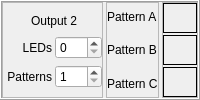
            <widget class="QFrame" name="output2Frame">
             <property name="minimumSize">
              <size>
               <width>0</width>
               <height>96</height>
              </size>
             </property>
             <property name="frameShape">
              <enum>QFrame::Box</enum>
             </property>
             <property name="frameShadow">
              <enum>QFrame::Raised</enum>
             </property>
             <layout class="QHBoxLayout" name="horizontalLayout_3">
              <property name="spacing">
               <number>3</number>
              </property>
              <property name="leftMargin">
               <number>0</number>
              </property>
              <property name="topMargin">
               <number>0</number>
              </property>
              <property name="rightMargin">
               <number>0</number>
              </property>
              <property name="bottomMargin">
               <number>0</number>
              </property>
              <item>
               <widget class="QFrame" name="output2SettingsFrame">
                <property name="sizePolicy">
                 <sizepolicy hsizetype="Minimum" vsizetype="Preferred">
                  <horstretch>0</horstretch>
                  <verstretch>0</verstretch>
                 </sizepolicy>
                </property>
                <property name="frameShape">
                 <enum>QFrame::StyledPanel</enum>
                </property>
                <property name="frameShadow">
                 <enum>QFrame::Raised</enum>
                </property>
                <layout class="QGridLayout" name="gridLayout_3">
                 <property name="leftMargin">
                  <number>4</number>
                 </property>
                 <property name="rightMargin">
                  <number>0</number>
                 </property>
                 <property name="horizontalSpacing">
                  <number>3</number>
                 </property>
                 <item row="1" column="0">
                  <widget class="QLabel" name="output2nLEDsSpinBoxLabel">
                   <property name="text">
                    <string>LEDs</string>
                   </property>
                   <property name="alignment">
                    <set>Qt::AlignRight|Qt::AlignTrailing|Qt::AlignVCenter</set>
                   </property>
                  </widget>
                 </item>
                 <item row="2" column="0">
                  <widget class="QLabel" name="output2nPatternSpinBoxLabel">
                   <property name="text">
                    <string>Patterns</string>
                   </property>
                   <property name="alignment">
                    <set>Qt::AlignRight|Qt::AlignTrailing|Qt::AlignVCenter</set>
                   </property>
                  </widget>
                 </item>
                 <item row="2" column="1">
                  <widget class="QSpinBox" name="nPatternsSpinBox2">
                   <property name="minimum">
                    <number>1</number>
                   </property>
                   <property name="maximum">
                    <number>3</number>
                   </property>
                  </widget>
                 </item>
                 <item row="1" column="1">
                  <widget class="QSpinBox" name="nLEDsSpinBox2">
                   <property name="minimum">
                    <number>0</number>
                   </property>
                   <property name="maximum">
                    <number>255</number>
                   </property>
                   <property name="value">
                    <number>0</number>
                   </property>
                  </widget>
                 </item>
                 <item row="0" column="0" colspan="2" alignment="Qt::AlignHCenter">
                  <widget class="QLabel" name="outputNumberLabel_2">
                   <property name="text">
                    <string>Output 2</string>
                   </property>
                  </widget>
                 </item>
                </layout>
               </widget>
              </item>
              <item>
               <widget class="QFrame" name="output2PatternLabelsFrame">
                <property name="sizePolicy">
                 <sizepolicy hsizetype="Minimum" vsizetype="Preferred">
                  <horstretch>0</horstretch>
                  <verstretch>0</verstretch>
                 </sizepolicy>
                </property>
                <property name="frameShape">
                 <enum>QFrame::StyledPanel</enum>
                </property>
                <property name="frameShadow">
                 <enum>QFrame::Raised</enum>
                </property>
                <layout class="QVBoxLayout" name="verticalLayout_4">
                 <property name="leftMargin">
                  <number>0</number>
                 </property>
                 <property name="topMargin">
                  <number>0</number>
                 </property>
                 <property name="rightMargin">
                  <number>0</number>
                 </property>
                 <property name="bottomMargin">
                  <number>0</number>
                 </property>
                 <item>
                  <widget class="QLabel" name="output1PatternALabel_2">
                   <property name="text">
                    <string>Pattern A</string>
                   </property>
                  </widget>
                 </item>
                 <item>
                  <widget class="QLabel" name="output1PatternBLabel_2">
                   <property name="text">
                    <string>Pattern B</string>
                   </property>
                  </widget>
                 </item>
                 <item>
                  <widget class="QLabel" name="output1PatternCLabel_2">
                   <property name="text">
                    <string>Pattern C</string>
                   </property>
                  </widget>
                 </item>
                </layout>
               </widget>
              </item>
              <item>
               <widget class="QFrame" name="output2PatternsFrame">
                <property name="sizePolicy">
                 <sizepolicy hsizetype="Expanding" vsizetype="Preferred">
                  <horstretch>0</horstretch>
                  <verstretch>0</verstretch>
                 </sizepolicy>
                </property>
                <property name="frameShape">
                 <enum>QFrame::StyledPanel</enum>
                </property>
                <property name="frameShadow">
                 <enum>QFrame::Raised</enum>
                </property>
                <layout class="QVBoxLayout" name="verticalLayout_5">
                 <property name="spacing">
                  <number>2</number>
                 </property>
                 <property name="leftMargin">
                  <number>0</number>
                 </property>
                 <property name="topMargin">
                  <number>0</number>
                 </property>
                 <property name="rightMargin">
                  <number>0</number>
                 </property>
                 <property name="bottomMargin">
                  <number>0</number>
                 </property>
                 <item>
                  <widget class="PatternDisplay" name="patternAFrame_2">
                   <property name="frameShape">
                    <enum>QFrame::Box</enum>
                   </property>
                   <property name="frameShadow">
                    <enum>QFrame::Plain</enum>
                   </property>
                   <property name="lineWidth">
                    <number>1</number>
                   </property>
                  </widget>
                 </item>
                 <item>
                  <widget class="PatternDisplay" name="patternBFrame_2">
                   <property name="frameShape">
                    <enum>QFrame::Box</enum>
                   </property>
                   <property name="frameShadow">
                    <enum>QFrame::Plain</enum>
                   </property>
                   <property name="lineWidth">
                    <number>1</number>
                   </property>
                  </widget>
                 </item>
                 <item>
                  <widget class="PatternDisplay" name="patternCFrame_2">
                   <property name="frameShape">
                    <enum>QFrame::Box</enum>
                   </property>
                   <property name="frameShadow">
                    <enum>QFrame::Plain</enum>
                   </property>
                   <property name="lineWidth">
                    <number>1</number>
                   </property>
                  </widget>
                 </item>
                </layout>
               </widget>
              </item>
             </layout>
            </widget>
